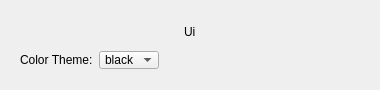
<?xml version="1.0" encoding="UTF-8"?>
<ui version="4.0">
 <class>UiSettingsWidget</class>
 <widget class="QWidget" name="UiSettingsWidget">
  <property name="geometry">
   <rect>
    <x>0</x>
    <y>0</y>
    <width>380</width>
    <height>90</height>
   </rect>
  </property>
  <property name="windowTitle">
   <string>Form</string>
  </property>
  <layout class="QVBoxLayout" name="verticalLayout">
   <item>
    <widget class="QWidget" name="widget" native="true">
     <layout class="QVBoxLayout" name="verticalLayout_3">
      <item>
       <layout class="QVBoxLayout" name="verticalLayout_2">
        <item>
         <layout class="QHBoxLayout" name="horizontalLayout">
          <item>
           <spacer name="horizontalSpacer_2">
            <property name="orientation">
             <enum>Qt::Horizontal</enum>
            </property>
            <property name="sizeHint" stdset="0">
             <size>
              <width>40</width>
              <height>20</height>
             </size>
            </property>
           </spacer>
          </item>
          <item>
           <widget class="QLabel" name="headerLabel">
            <property name="text">
             <string>Ui</string>
            </property>
           </widget>
          </item>
          <item>
           <spacer name="horizontalSpacer">
            <property name="orientation">
             <enum>Qt::Horizontal</enum>
            </property>
            <property name="sizeHint" stdset="0">
             <size>
              <width>40</width>
              <height>20</height>
             </size>
            </property>
           </spacer>
          </item>
         </layout>
        </item>
        <item>
         <layout class="QGridLayout" name="gridLayout">
          <item row="0" column="0">
           <widget class="QLabel" name="colorThemeLabel">
            <property name="text">
             <string>Color Theme:</string>
            </property>
           </widget>
          </item>
          <item row="0" column="1">
           <widget class="QComboBox" name="colorThemeComboBox">
            <property name="styleSheet">
             <string notr="true">QComboBox {padding-right: 5px;padding-left: 5px;}</string>
            </property>
            <property name="currentIndex">
             <number>1</number>
            </property>
            <item>
             <property name="text">
              <string>white</string>
             </property>
            </item>
            <item>
             <property name="text">
              <string>black</string>
             </property>
            </item>
           </widget>
          </item>
          <item row="0" column="2">
           <spacer name="horizontalSpacer_3">
            <property name="orientation">
             <enum>Qt::Horizontal</enum>
            </property>
            <property name="sizeHint" stdset="0">
             <size>
              <width>40</width>
              <height>20</height>
             </size>
            </property>
           </spacer>
          </item>
         </layout>
        </item>
       </layout>
      </item>
     </layout>
    </widget>
   </item>
  </layout>
 </widget>
 <resources/>
 <connections/>
</ui>
